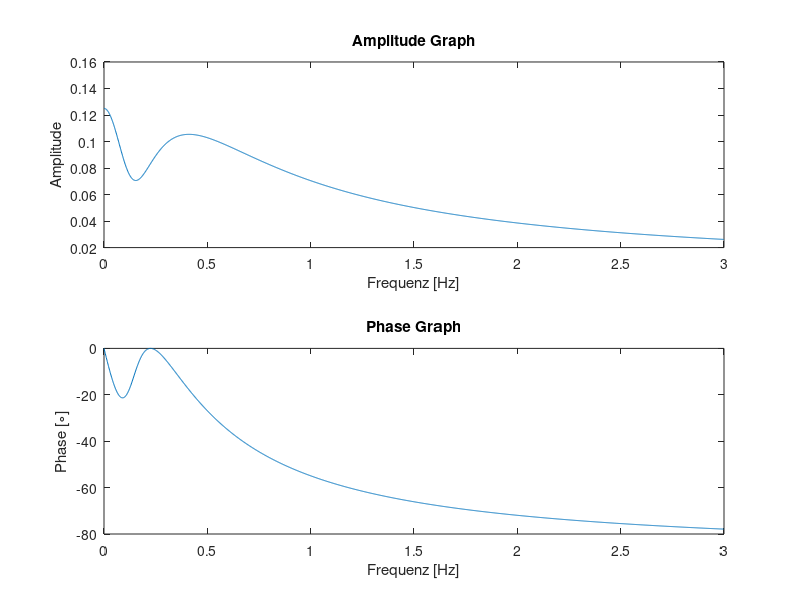

Write MATLAB code to recreate this figure.
clc
clear
close all

num = [1 1 1];  % Numerator von Übertragungsfunktion
denum = [2 10 16 8];    % Denominator von Übertragungsfunktion
w = 0:0.01:6*pi;    % Frequenzinterval
H = freqs(num, denum, w);   % Frequenzantworten
amplitude = abs(H); % Amplitude
phase = angle(H);   % Phase in Radian
phase = phase * (180/pi);   % Phase in Grad

subplot(2, 1, 1)
plot(w/(2*pi), amplitude);  % Graph von Amplitude
xlabel('Frequenz [Hz]');
ylabel('Amplitude');
title("Amplitude Graph");

subplot(2, 1, 2)
plot(w/(2*pi), phase);  % Graph von Phase
xlabel('Frequenz [Hz]');
ylabel('Phase [\circ]');
title("Phase Graph");

